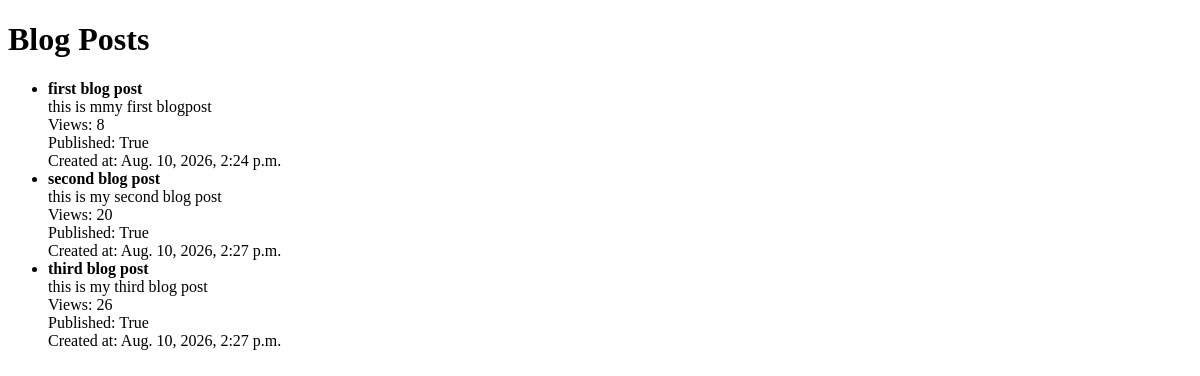
The app's page /posts_list/, older data.
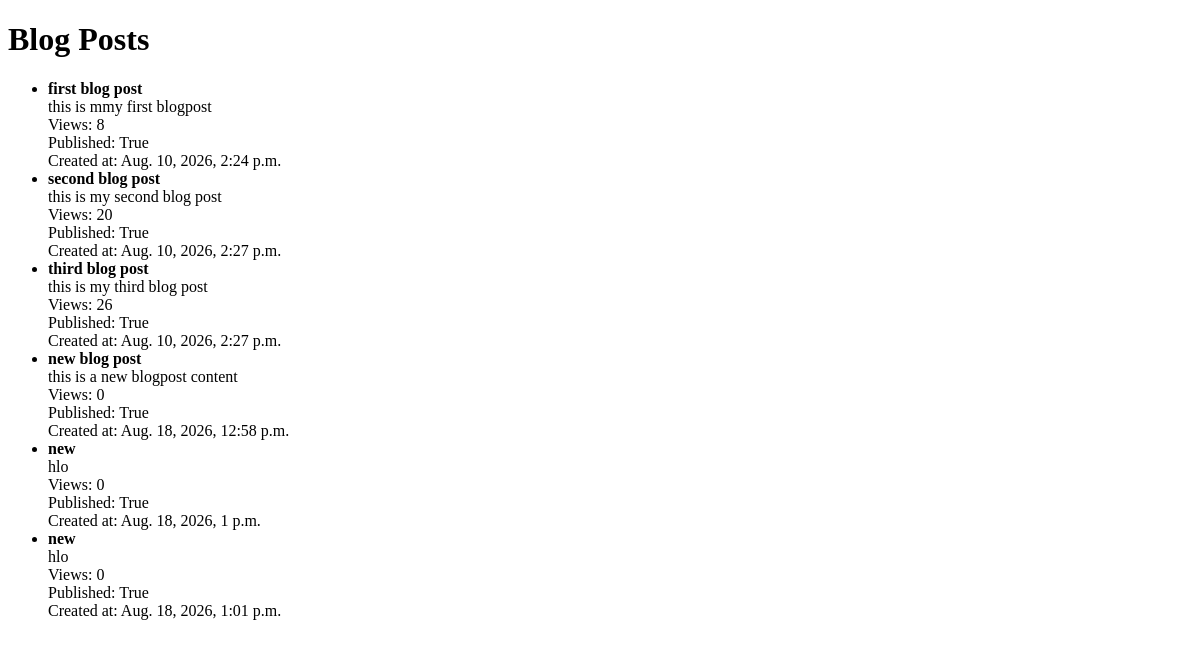
The same page, newer data.
### myapp/models.py (models this page shows, shortened)
class BlogPost(models.Model):
    title = models.CharField(max_length=200)
    content = models.TextField()
    views=models.IntegerField(default=0)
    published = models.BooleanField(default=True)
    created_at = models.DateTimeField(auto_now_add=True)
    updated_at = models.DateTimeField(auto_now=True)

### myapp/views.py (the view)
# urls.py: path('posts_list/', views.posts_list, name='posts_list'),
def posts_list(request):
    posts=BlogPost.objects.all()
    return render(request,'post_list.html', {'posts': posts})

### myapp/templates/post_list.html (shortened to what this page needs)
<!DOCTYPE html>
<html>
<head>
</head>
<body>
    <h1>Blog Posts</h1>
    <ul>
        {% for post in posts %}
            <li>
                <strong>{{ post.title }}</strong> <br>
                {{ post.content }} <br>
                Views: {{ post.views }} <br>
                Published: {{ post.published }} <br>
                Created at: {{ post.created_at }} <br>
            </li>
            {% empty %}
            <li>No posts available.</li>
        {% endfor %}
    </ul>
</body>
</html>

Row changes from the older to the newer data that the page shows:
added BlogPost: title "new blog post", content "this is a new blogpost content", views "0", published "True", created_at "Aug. 18, 2026, 12:58 p.m."
added BlogPost: title "new", content "hlo", views "0", published "True", created_at "Aug. 18, 2026, 1 p.m."
added BlogPost: title "new", content "hlo", views "0", published "True", created_at "Aug. 18, 2026, 1:01 p.m."
